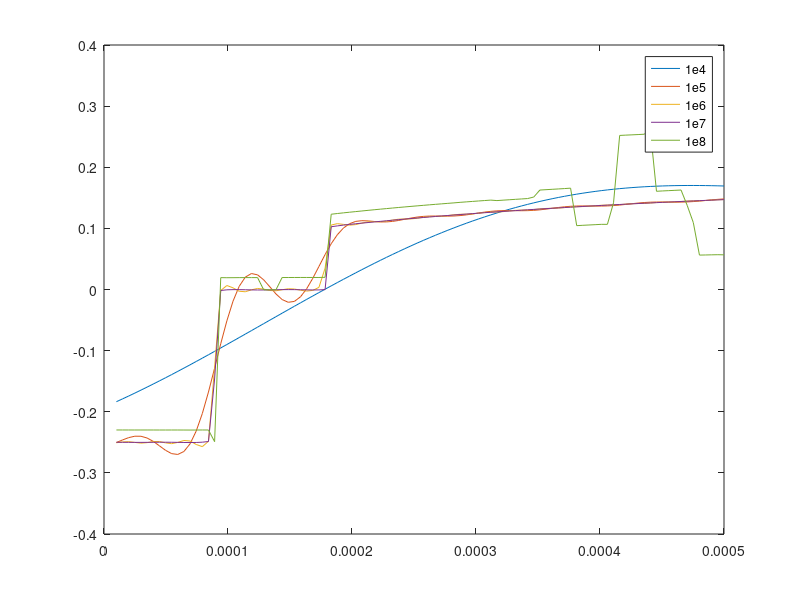

Here is the MATLAB script that generated this plot:
function []=try_laplace_transform
close all;



gamma = 10000.00;
gamma = 0;
TT = linspace(1e-5,5e-4,100);
p = 0*TT;

for Inff = [1e4,1e5,1e6,1e7,1e8]
    smallNumber = 1e-9;
    myEps = 1e-11;
    for ii = 1:length(TT)
        fun = @(s) source(s, TT(ii));
        p(ii) = integral(fun, gamma-Inff*1i,gamma-smallNumber*1i)/2/pi/1i;
        p(ii) = p(ii)+ integral(fun, gamma-smallNumber*1i,gamma-myEps*1i)/2/pi/1i;
        p(ii) = integral(fun, gamma-myEps*1i, gamma+myEps*1i)/2/pi/1i;
        p(ii) = p(ii)+ integral(fun, gamma+myEps*1i,gamma+smallNumber*1i)/2/pi/1i;
        p(ii) = p(ii) + integral(fun, gamma+smallNumber*1i,gamma+Inff*1i)/2/pi/1i;
        
    end
    plot(TT,p);
    hold on
    legend('1e4','1e5','1e6','1e7','1e8','1e9', 'location','best')
    pause(0.0001)
end


function p = source(s, t)

% syms rho_w positive
% syms rho_s positive
% syms n positive
% syms Cf positive
% syms Cs positive
% syms m_v positive
% syms k positive
% syms s
% syms t
% syms x
x = 0.2;


n = 0.4;
alfa = 1;
rho_w = 1;
rho_s = 2.65;

k = 0.00005;

m_v = 2e-10;
Cf = 5e-10;
Cs = 0;

S_p = n * Cf + (alfa -n)*Cs;

S_p = 1/(5E6);
m_v = 1/5E6;

A = -rho_w * S_p * s.^2;
B = (rho_w-rho_s) * ( 1-n)*m_v * s.^2;
C = -(rho_w * s + n/k) .* (S_p * s/n);
D = ((rho_w * s + n/k)*(1-n)/n + n / k )*m_v.*s;

X = B + C - D;
Y = B.*C-A.*D;


alpha1_2 =  sqrt(X.^2-4*Y) / 2 - X/2;
alpha2_2 =  -sqrt(X.^2-4*Y) / 2 - X/2;
E1 = -(1./s).*(   (alpha2_2+C)./(alpha1_2-alpha2_2));
F1 = (1./s).*(   (alpha1_2+C)./(alpha1_2-alpha2_2));

alpha1 = sqrt(alpha1_2);
alpha2 = sqrt(alpha2_2);
p = E1.*exp(-alpha1.*x) + F1.*exp(-alpha2.*x);
p = exp(s*t).*p;
disp('hola')

